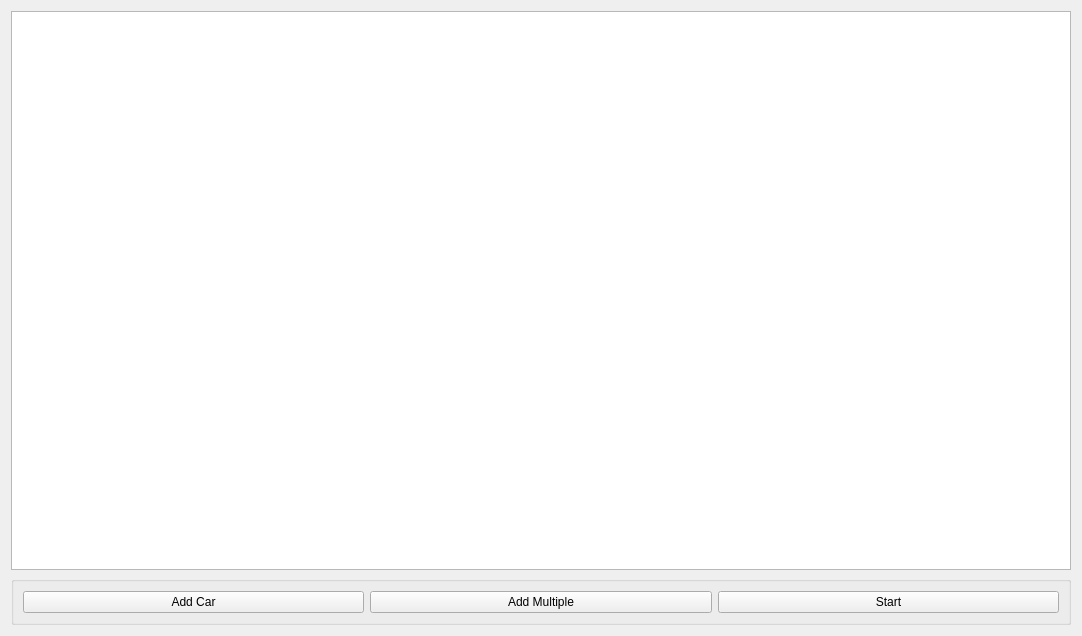
<?xml version="1.0" encoding="UTF-8"?>
<ui version="4.0">
    <class>tableForm</class>
    <widget class="QWidget" name="tableForm">
        <property name="geometry">
            <rect>
                <x>0</x>
                <y>0</y>
                <width>1082</width>
                <height>636</height>
            </rect>
        </property>
        <property name="minimumSize">
            <size>
                <width>1022</width>
                <height>636</height>
            </size>
        </property>
        <property name="windowTitle">
            <string>Lap Table</string>
        </property>
        <layout class="QGridLayout" name="gridLayout">
            <item row="0" column="1">
                <layout class="QVBoxLayout" name="verticalLayout" stretch="0,0">
                    <item>
                        <widget class="QTableView" name="tableView"/>
                    </item>
                    <item>
                        <widget class="QGroupBox" name="groupBox">
                            <property name="styleSheet">
                                <string notr="true"/>
                            </property>
                            <property name="title">
                                <string/>
                            </property>
                            <layout class="QGridLayout" name="gridLayout_3">
                                <item row="0" column="0">
                                    <layout class="QGridLayout" name="gridLayout_2">
                                        <item row="0" column="1" alignment="Qt::AlignVCenter">
                                            <widget class="QPushButton" name="addBatch">
                                                <property name="text">
                                                    <string>Add Multiple</string>
                                                </property>
                                            </widget>
                                        </item>
                                        <item row="0" column="2" alignment="Qt::AlignVCenter">
                                            <widget class="QPushButton" name="startRace">
                                                <property name="text">
                                                    <string>Start</string>
                                                </property>
                                            </widget>
                                        </item>
                                        <item row="0" column="0" alignment="Qt::AlignVCenter">
                                            <widget class="QPushButton" name="addCar">
                                                <property name="text">
                                                    <string>Add Car</string>
                                                </property>
                                            </widget>
                                        </item>
                                    </layout>
                                </item>
                            </layout>
                        </widget>
                    </item>
                </layout>
            </item>
        </layout>
    </widget>
    <resources/>
    <connections/>
</ui>
